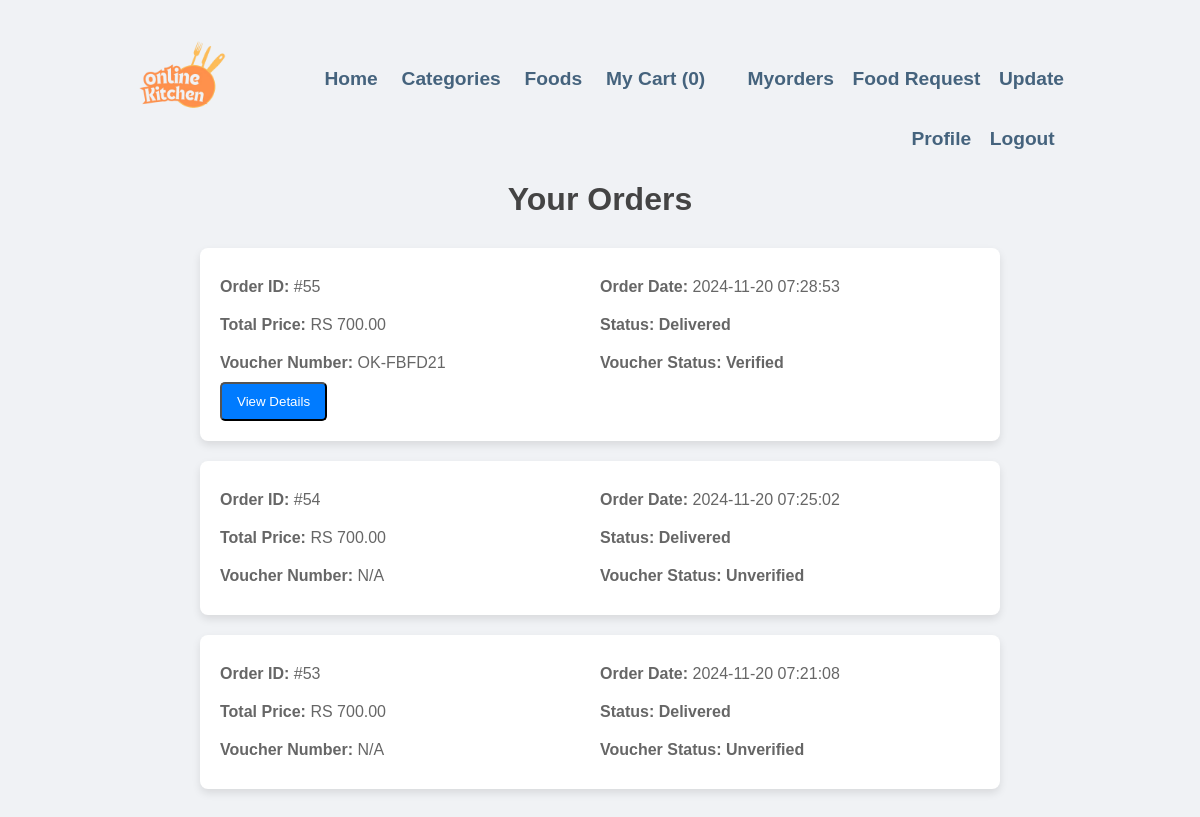
The page /order_details.php (signed in) on the database its author committed.
### tables this page shows
CREATE TABLE `checkout` (
  `order_id` int(11) NOT NULL,
  `user_id` int(11) NOT NULL,
  `total_price` decimal(10,2) NOT NULL,
  `isPaid` tinyint(1) DEFAULT 0,
  `order_date` timestamp NOT NULL DEFAULT current_timestamp(),
  `status` varchar(20) DEFAULT 'Pending',
  `voucher_status` varchar(20) DEFAULT 'Unverified',
  `shipping_name` varchar(100) NOT NULL,
  `shipping_address` varchar(255) NOT NULL,
  `shipping_phone` varchar(15) NOT NULL,
  `voucher_number` varchar(255) NOT NULL DEFAULT 'N/A',
  `total_cooking_time` int(11) DEFAULT 0,
  `shipping_charges` decimal(10,2) DEFAULT 0.00,
  `delivery_time` int(11) DEFAULT NULL,
  `voucher_file_path` varchar(255) DEFAULT NULL
);

### order_details.php (the view, shortened to what this page needs)
<?php
include('partials-front/menu.php');
$userId = $_SESSION['u_id'];
$stmt = $conn->prepare("SELECT order_id, total_price, voucher_number, status, voucher_status, voucher_file_path, order_date, shipping_name, shipping_address, shipping_phone, shipping_charges, delivery_time, total_cooking_time FROM checkout WHERE user_id = ? ORDER BY order_date DESC");
$stmt->bind_param("i", $userId);
$stmt->execute();
$result = $stmt->get_result();
?>
<!DOCTYPE html>
<html lang="en">
<head>
</head>
<body>
    <div class="order-container">
        <h1>Your Orders</h1>
        <?php if ($result->num_rows > 0): ?>
            <?php while ($row = $result->fetch_assoc()): ?>
                <div class="order-card">
                    <div class="order-info">
                        <div><strong>Order ID:</strong> #<?php echo htmlspecialchars($row['order_id']); ?></div>
                        <div><strong>Order Date:</strong> <?php echo htmlspecialchars($row['order_date']); ?></div>
                        <div><strong>Total Price:</strong> RS <?php echo htmlspecialchars(number_format($row['total_price'], 2)); ?></div>
                        <div><strong>Status:</strong> <span class="status"><?php echo htmlspecialchars($row['status']); ?></span></div>
                        <div><strong>Voucher Number:</strong> <?php echo htmlspecialchars($row['voucher_number']); ?></div>
                        <div><strong>Voucher Status:</strong> <span class="status"><?php echo htmlspecialchars($row['voucher_status']); ?></span></div>
                    </div>
                    <?php
                    if ($row['voucher_number'] != 'N/A') {
                        echo '<button class="view-details-btn" onclick=\'showOrderDetails(' . json_encode($row) . ')\'>View Details</button>';
                    }
                    ?>
                </div>
            <?php endwhile; ?>
        <?php else: ?>
            <p>No orders found.</p>
        <?php endif; ?>
    </div>
</body>
</html>

### partials-front/menu.php (shortened to what this page needs)
<!DOCTYPE html>
<html lang="en">
<head>
    <link rel="stylesheet" href="css/style.css">
</head>
<body>
    <section class="navbar">
    <div class="container">
        <div class="logo">
            <a href="http://localhost/online-kitchen/" title="Logo">
                <img src="images/ok-logo.png" alt="Restaurant Logo" class="img-responsive">
            </a>
        </div>
        <br>
        <div class="menu text-right">
            <ul>
                <li>
                    <a href="<?php echo SITEURL; ?>">Home</a>
                </li>
                <li>
                    <a href="<?php echo SITEURL; ?>categories.php">Categories</a>
                </li>
                <li>
                    <a href="<?php echo SITEURL; ?>foods.php">Foods</a>
                </li>
                <?php
                $count = 0;
                echo '<li class="nav-item"><a href="mycart.php" class="nav-link active">My Cart (' . $count . ')</a></li>';
                ?>
                <li>
                    <?php
                    if (empty($_SESSION["u_id"])) {
                        echo '<li class="nav-item"><a href="login.php" class="nav-link active">Login</a></li>';
                    } else {
                        echo '<li class="nav-item"><a href="order_details.php" class="nav-link active">Myorders</a></li>';
                        echo '<li class="nav-item"><a href="user_request.php" class="nav-link active">Food Request</a></li>';
                        echo '<li class="nav-item"><a href="update_profile.php" class="nav-link active">Update Profile</a></li>';
                        echo '<li class="nav-item"><a href="logout.php" class="nav-link active">Logout</a></li>';
                    }
                    ?>
                </li>
            </ul>
        </div>
    </div>
</section>

### css/style.css (style rules this page uses)
* { margin: 0 0; padding: 0 0; font-family: Arial, Helvetica, sans-serif; }
.container { width: 80%; margin: 0 auto; padding: 1%; }
.img-responsive { width: 100%; }
.text-right { text-align: right; }
a { color: #45637d; text-decoration: none; }
.logo { width: 10%; float: left; }
.menu { line-height: 60px; font-size: 1.2rem; }
.menu ul { list-style-type: none; }
.menu ul li { display: inline; padding: 1%; font-weight: bold; }

### order_details.php (style rules this page uses)
body { font-family: Arial, sans-serif; background-color: #f0f2f5; color: #333; padding: 20px; }
h1 { text-align: center; color: #444; margin-bottom: 30px; }
.order-container { max-width: 800px; margin: auto; }
.order-card { background-color: #fff; box-shadow: 0px 4px 8px rgba(0, 0, 0, 0.1); padding: 20px; margin-bottom: 20px; border-radius: 8px; }
.order-info { display: flex; flex-wrap: wrap; justify-content: space-between; }
.order-info div { flex: 1 1 45%; margin: 10px 0; color: #666; }
.status { font-weight: bold; }
.view-details-btn { display: inline-block; padding: 10px 15px; background-color: #007bff; color: white; text-align: center; border-radius: 5px; text-decoration: none; cursor: pointer; }

### rows shown on the page
checkout: order_id "55", order_date "2024-11-20 07:28:53", total_price "700.00", status "Delivered", voucher_number "OK-FBFD21", voucher_status "Verified"
checkout: order_id "54", order_date "2024-11-20 07:25:02", total_price "700.00", status "Delivered", voucher_number "N/A", voucher_status "Unverified"
checkout: order_id "53", order_date "2024-11-20 07:21:08", total_price "700.00", status "Delivered", voucher_number "N/A", voucher_status "Unverified"

### other values the page prints
$count "0"
